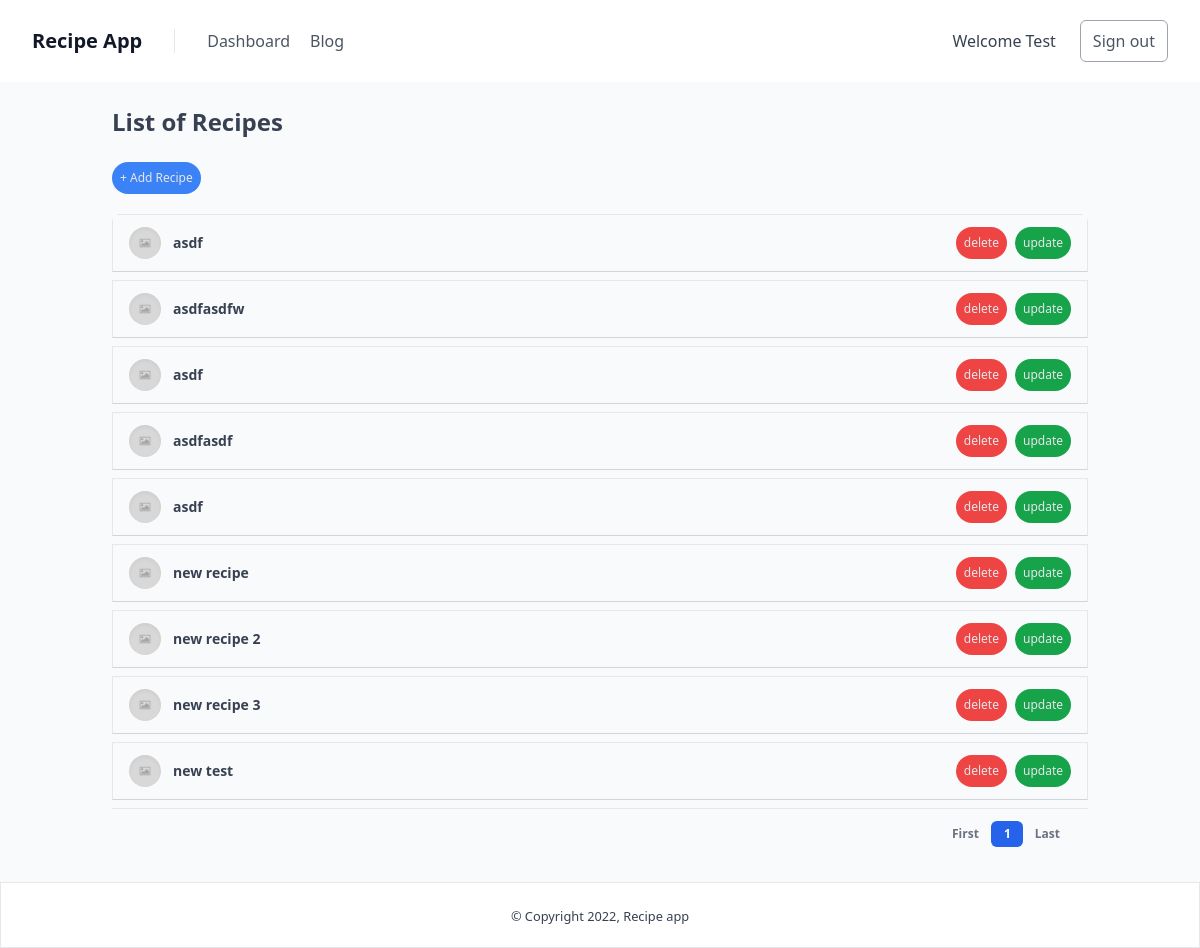
/dashboard/ (signed in), run on the app's committed database.
### account/models.py (models this page shows, shortened)
class Account(AbstractBaseUser, PermissionsMixin):
    email = models.EmailField(verbose_name='email', max_length=60, unique=True)
    username = models.CharField(max_length=30, unique=True)
    date_joined = models.DateTimeField(verbose_name='date joined', auto_now_add=True)
    last_login = models.DateTimeField(verbose_name='last login', auto_now=True)
    is_admin = models.BooleanField(default=False)
    is_active = models.BooleanField(default=True)
    is_staff = models.BooleanField(default=False)
    is_superuser = models.BooleanField(default=False)
    USERNAME_FIELD = 'email'
    REQUIRED_FIELDS = ['username']
    objects = MyAccountManager()
    def __str__(self):
        return self.username

### recipe/models.py (models this page shows, shortened)
class Recipe(models.Model):
    author = models.ForeignKey(settings.AUTH_USER_MODEL, related_name='author', on_delete=models.CASCADE)
    name = models.CharField(max_length=255)
    image = models.ImageField(upload_to='uploads/', null=True, blank=True)
    directions = models.TextField()
    updated = models.DateTimeField(auto_now_add=True)
    created = models.DateTimeField(auto_now=True)
    @property
    def get_image(self):
        if not self.image:
            return '/media/uploads/placeholder-image.png'
        return self.image.url

### recipe/views.py (the view)
# urls.py: path('dashboard/', views.DashboardView.as_view(), name='dashboard'),
class DashboardView(LoginRequiredMixin, ListView):
    def get_queryset(self):
        return Recipe.objects.filter(author=self.request.user)
    model = Recipe
    template_name = "dashboard.html"
    paginate_by = 10
    context_object_name = 'recipes'
    ordering = ['-created']

### templates/dashboard.html (shortened to what this page needs)
{% extends 'base.html' %}
{% block content %}
    <div
      class="flex h-screen bg-gray-50"
    >
      <div class="flex flex-col flex-1 w-full">
        <main class="h-full overflow-y-auto">
          <div class="container grid px-6 mx-auto">
            <h2
              class="my-6 text-2xl font-semibold text-gray-700"
            >
              List of Recipes
            </h2>
            <div class="mb-5">
              <a href="{% url 'recipe-form' %}" hx-boost="true" hx-indicator="#my-indicator" >
                <button class="text-xs text-gray-200 bg-blue-500 py-2 px-2 rounded-full">+ Add Recipe</button>
              </a>
            </div>
            <div class="w-full overflow-hidden rounded-lg shadow-xs">
              <div class="w-full overflow-x-auto">
                <div>
                    {% for recipe in recipes %}
                    <div class="text-gray-700 mb-2">
                        <div class="px-4 py-3 flex items-center justify-between border border-b-gray-300">
                            <div class="flex items-center text-sm">
                                <div
                                    class="relative hidden w-8 h-8 mr-3 rounded-full md:block"
                                >
                                    <img
                                    class="object-cover w-full h-full rounded-full"
                                    src="{{ recipe.get_image }}"
                                    alt=""
                                    loading="lazy"
                                    />
                                    <div
                                    class="absolute inset-0 rounded-full shadow-inner"
                                    aria-hidden="true"
                                    ></div>
                                </div>
                                <div>
                                    <a href="{% url 'detail' recipe.id %}" hx-boost="true" hx-indicator="#my-indicator">
                                        <p class="font-semibold">{{recipe.name}}</p>
                                    </a>
                                </div>
                            </div>
                            <div class="flex gap-2 items-center">
                                <form action="{% url 'recipe-delete' recipe.id %}" method="post" hx-boost="true" hx-confirm="Are you sure you want to delete this recipe?" hx-indicator="#my-indicator">
                                  <button type="submit" class="text-xs rounded-full bg-red-500 py-2 px-2 text-gray-200">delete</button>
                                </form>
                                <a href="{% url 'recipe-update' recipe.id %}" hx-boost="true", hx-indicator="#my-indicator">
                                  <button class="text-xs rounded-full bg-green-600 py-2 px-2 text-gray-200">update</button>
                                </a>
                            </div>
                        </div>
                    </div>
                    {%endfor%}
                </div>
              </div>
              <div
                class="grid px-4 py-3 text-xs font-semibold tracking-wide text-gray-500 uppercase border-t  bg-gray-50 sm:grid-cols-9"
              >
                <span class="flex items-center col-span-3">
                </span>
                <span class="col-span-2"></span>
      <span class="flex col-span-4 mt-2 sm:mt-auto sm:justify-end">
        <nav aria-label="Table navigation">
          <ul class="inline-flex items-center">
              <a href="?page=1" hx-boost="true">
              <li>
                <button
                class="px-3 py-1 rounded-md rounded-l-lg focus:outline-none focus:shadow-outline-blue"
                aria-label="Previous"
                >
                First
                </button>
              </li>
            </a>
            {% for num in page_obj.paginator.page_range %}
            {% if page_obj.number == num %}
            <li>
              <a href="?page={{ num }}">
                <button
                  class="px-3 py-1 text-white transition-colors duration-150 bg-blue-600 border border-r-0 border-blue-600 rounded-md focus:outline-none focus:shadow-outline-blue"
                >
                  {{ num }}
                </button>
              </a>
            </li>
            {% endif %}
            {% endfor %}
          <li>
            <a href="?page={{page_obj.paginator.num_pages}}" hx-boost="true">
              <button
              class="px-3 py-1 rounded-md rounded-l-lg focus:outline-none focus:shadow-outline-blue"
              aria-label="Previous"
              >
              Last
              </button>
            </a>
          </li>
          </ul>
        </nav>
      </span>
              </div>
            </div>
        </main>
      </div>
    </div>
  </body>
</html>
{% endblock  %}

### templates/components/header.html (shortened to what this page needs)
<div x-data="{open:false}">
<section class="sw-full px-8 text-gray-700 bg-white">
    <div class="container flex flex-col flex-wrap items-center justify-between py-5 mx-auto md:flex-row max-w-7xl">
        <div class="relative flex flex-col md:flex-row">
            <a href="{% url 'index' %}" hx-boost="true" hx-indicator="#my-indicator" class="flex items-center mb-5 font-medium text-gray-900 lg:w-auto lg:items-center lg:justify-center md:mb-0">
                <span class="mx-auto text-xl font-black leading-none text-gray-900 select-none">Recipe App</span>
            </a>
            <nav class="flex flex-wrap items-center mb-5 text-base md:mb-0 md:pl-8 md:ml-8 md:border-l md:border-gray-200">
                {% if user.is_authenticated %}
                <a href="{% url 'dashboard' %}" hx-boost="true" hx-indicator="#my-indicator" class="hidden md:inline mr-5 font-medium leading-6 text-gray-600 hover:text-gray-900">Dashboard</a>
                {%endif%}
                <a href="{% url 'index' %}" hx-boost="true" hx-indicator="#my-indicator" class="hidden md:inline mr-5 font-medium leading-6 text-gray-600 hover:text-gray-900">Blog</a>
            </nav>
        </div>
        <div class="inline-flex items-center ml-5 space-x-6 lg:justify-end">
            {% if user.is_authenticated %}
            <p class="hidden md:inline">
                Welcome {{request.user|title}}
            </p>
            <a href="{% url 'signout' %}" hx-confirm="Are you sure you want to sign out?" hx-boost="true" hx-indicator="#my-indicator" class="hidden md:inline border border-gray-400 rounded-md py-2 px-3 text-base font-medium leading-6 text-gray-600 whitespace-no-wrap transition duration-150 ease-in-out hover:text-gray-900 hover:bg-gray-300">
                Sign out
            </a>
            {% endif %}
        </div>
    </div>
</section>
</div>

### data on the page
Account: user "Test"
Recipe: name "asdf"
Recipe: name "asdfasdfw"
Recipe: name "asdf"
Recipe: name "asdfasdf"
Recipe: name "asdf"
Recipe: name "new recipe"
Recipe: name "new recipe 2"
Recipe: name "new recipe 3"
Recipe: get_image (placeholder picture), name "new test"

### other printed values
{{ num }} "1"
